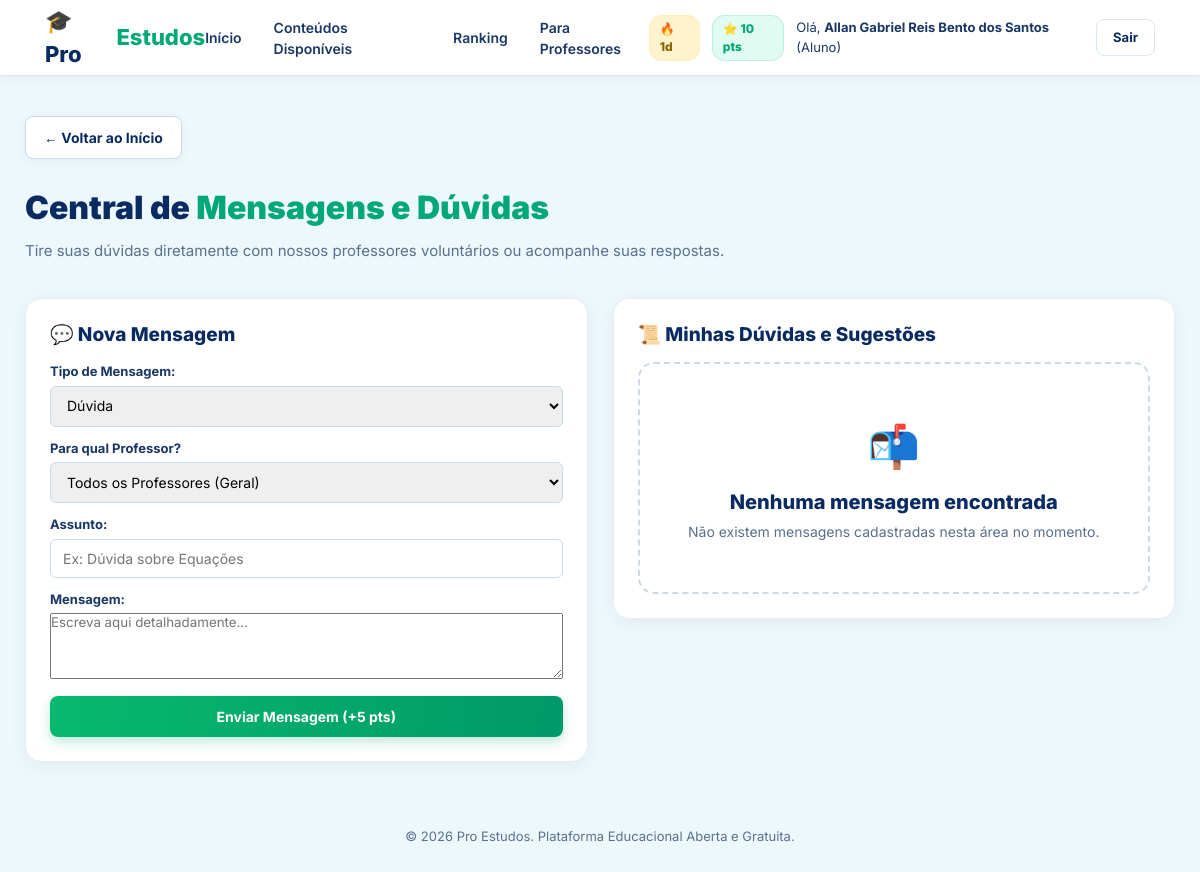
Before: /mensagens (signed in) with the older database file.
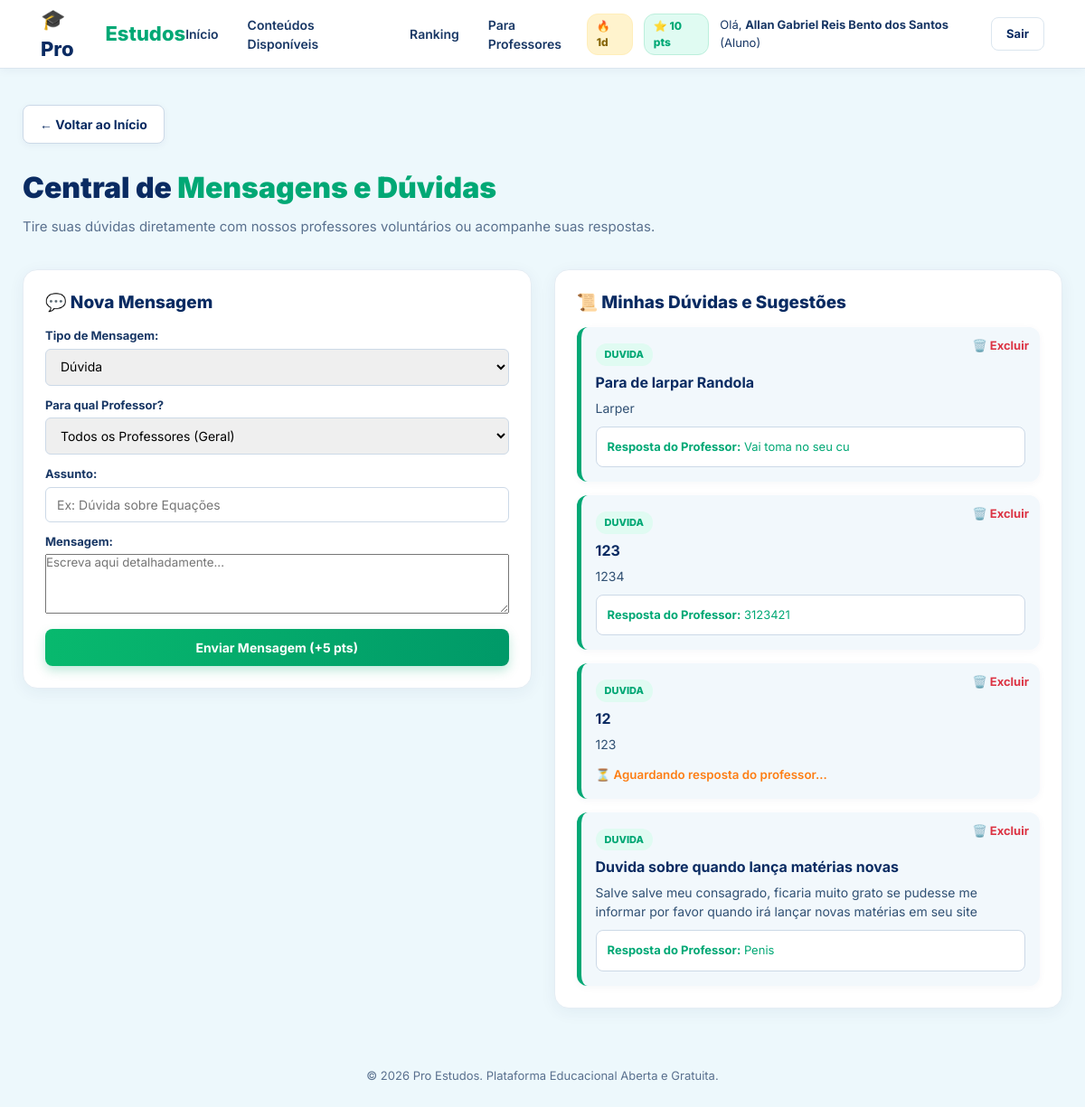
After: the same page with the newer database file.
### app.py (models this page shows)
class Aluno(db.Model):
    __tablename__ = 'aluno'
    id_aluno = db.Column(db.Integer, primary_key=True, autoincrement=True)
    nome = db.Column(db.String(100), nullable=False)
    nivel_diagnostico = db.Column(db.String(50), default='Não realizado')
    data_ultimo_acesso = db.Column(db.DateTime, default=datetime.utcnow)
    pontos = db.Column(db.Integer, default=10)
    sequencia_dias = db.Column(db.Integer, default=1)

class Usuario(db.Model):
    __tablename__ = 'usuario'
    id_usuario = db.Column(db.Integer, primary_key=True, autoincrement=True)
    email = db.Column(db.String(150), unique=True, nullable=False)
    senha = db.Column(db.String(255), nullable=False)
    perfil = db.Column(db.String(30), nullable=False)
    status = db.Column(db.String(20), nullable=False, default='Ativo')
    id_aluno = db.Column(db.Integer, db.ForeignKey('aluno.id_aluno'), nullable=True)
    id_professor = db.Column(db.Integer, db.ForeignKey('professor.id_professor'), nullable=True)
    aluno = db.relationship('Aluno', backref='usuario', uselist=False)
    professor = db.relationship('Professor', backref='usuario', uselist=False)

class Mensagem(db.Model):
    __tablename__ = 'mensagem'
    id_mensagem = db.Column(db.Integer, primary_key=True, autoincrement=True)
    id_aluno = db.Column(db.Integer, db.ForeignKey('aluno.id_aluno'), nullable=False)
    id_professor = db.Column(db.Integer, db.ForeignKey('professor.id_professor'), nullable=True)
    tipo = db.Column(db.String(20), nullable=False)
    assunto = db.Column(db.String(150), nullable=False)
    conteudo = db.Column(db.Text, nullable=False)
    resposta = db.Column(db.Text, nullable=True)
    data_envio = db.Column(db.DateTime, default=datetime.utcnow)
    aluno = db.relationship('Aluno', backref='mensagens')
    professor = db.relationship('Professor', backref='mensagens')

### app.py (the view)
@app.route('/mensagens')
def mensagens():
    usuario_logado, professores, mensagens_lista, ranking = obter_contexto_usuario()
    return render_template('mensagens.html', materias=MATERIAS, usuario=usuario_logado, professores=professores, mensagens=mensagens_lista)

### templates/mensagens.html (shortened to what this page needs)
{% extends 'base.html' %}
{% block content %}
<div class="materia-container">
    <a href="{{ url_for('index') }}" class="btn-voltar">
        ← Voltar ao Início
    </a>
    <div class="materia-header">
        <h1>Central de <span>Mensagens e Dúvidas</span></h1>
        <p>Tire suas dúvidas diretamente com nossos professores voluntários ou acompanhe suas respostas.</p>
    </div>
    <div style="display: grid; grid-template-columns: repeat(auto-fit, minmax(320px, 1fr)); gap: 25px; margin-top: 20px;">
        {% if usuario and usuario.perfil == 'aluno' %}
            <div class="card-conteudo" style="height: fit-content;">
                <h3>💬 Nova Mensagem</h3>
                <form id="formMensagemPagina" onsubmit="enviarMensagemPagina(event)" style="display: flex; flex-direction: column; gap: 12px; margin-top: 15px;">
                    <div class="form-group">
                        <label for="msg_tipo_pag">Tipo de Mensagem:</label>
                        <select id="msg_tipo_pag" required>
                            <option value="duvida">Dúvida</option>
                        </select>
                    </div>
                    <div class="form-group">
                        <label for="msg_prof_pag">Para qual Professor?</label>
                        <select id="msg_prof_pag">
                            <option value="">Todos os Professores (Geral)</option>
                        </select>
                    </div>
                    <div class="form-group">
                        <label for="msg_assunto_pag">Assunto:</label>
                        <input type="text" id="msg_assunto_pag" placeholder="Ex: Dúvida sobre Equações" required>
                    </div>
                    <div class="form-group">
                        <label for="msg_conteudo_pag">Mensagem:</label>
                        <textarea id="msg_conteudo_pag" rows="4" placeholder="Escreva aqui detalhadamente..." required></textarea>
                    </div>
                    <button type="submit" class="btn btn-primary" style="width: 100%; margin-top: 5px;">Enviar Mensagem (+5 pts)</button>
                </form>
            </div>
        {% endif %}
        <div style="grid-column: {% if usuario and usuario.perfil == 'aluno' %}auto{% else %}1 / -1{% endif %};">
            <div class="card-conteudo">
                <h3>
                    {% if usuario and usuario.perfil == 'aluno' %}
                        📜 Minhas Dúvidas e Sugestões
                    {% else %}
                        📥 Caixa de Mensagens Recebidas {% if usuario and usuario.perfil == 'admin' %}(Modo Administrador){% endif %}
                    {% endif %}
                </h3>
                <div style="margin-top: 15px; display: flex; flex-direction: column; gap: 15px;">
                    {% if not mensagens %}
                        <div class="empty-state">
                            <div class="empty-icon">📬</div>
                            <h3>Nenhuma mensagem encontrada</h3>
                            <p>Não existem mensagens cadastradas nesta área no momento.</p>
                        </div>
                    {% endif %}
                    {% for m in mensagens %}
                        <div style="background:#f2f8fc; padding:16px; border-radius:12px; border-left: 5px solid #00a875; position:relative; box-shadow: 0 2px 8px rgba(10,43,98,0.04);">
                            <button type="button" onclick="excluirMensagemPagina({{ m.id_mensagem }})" style="position: absolute; top: 12px; right: 12px; border: none; background: none; color: #dc3545; cursor: pointer; font-weight: 700; font-size: 13px;">
                                🗑️ Excluir
                            </button>
                            <div style="margin-bottom: 6px;">
                                <span class="badge-tipo">{{ m.tipo|upper }}</span>
                            </div>
                            <h4 style="font-size: 16px; color: #0a2b62; margin-bottom: 6px; padding-right: 70px;">{{ m.assunto }}</h4>
                            <p style="font-size: 14px; color: #315174; line-height: 1.5; margin-bottom: 10px;">{{ m.conteudo }}</p>
                            {% if m.resposta %}
                                <div style="background: #ffffff; padding: 12px; border-radius: 8px; border: 1px solid #ccd9e7; margin-top: 8px;">
                                    <p style="color: #00a875; font-size: 13px; margin: 0;">
                                        <strong>Resposta do Professor:</strong> {{ m.resposta }}
                                    </p>
                                </div>
                            {% else %}
                                {% if usuario and usuario.perfil in ['professor', 'admin'] %}
                                    <form onsubmit="responderMensagemPagina(event, {{ m.id_mensagem }})" style="margin-top: 10px; display: flex; gap: 8px;">
                                        <input type="text" id="resp_pag_{{ m.id_mensagem }}" placeholder="Escreva sua resposta..." required style="flex: 1; padding: 8px 12px; border: 1px solid #ccd9e7; border-radius: 6px; font-size: 13px;">
                                        <button type="submit" class="btn btn-primary btn-sm">Responder</button>
                                    </form>
                                {% else %}
                                    <small style="color: #fd7e14; font-weight: 600;">⏳ Aguardando resposta do professor...</small>
                                {% endif %}
                            {% endif %}
                        </div>
                    {% endfor %}
                </div>
            </div>
        </div>
    </div>
</div>
{% endblock %}

### templates/base.html (shortened to what this page needs)
<!DOCTYPE html>
<html lang="pt-BR">
<head>
    <link rel="stylesheet" href="{{ url_for('static', filename='css/styles.css') }}">
</head>
<body>
    <header class="topbar">
        <a href="{{ url_for('index') }}" class="logo">
            🎓 Pro<span>Estudos</span>
        </a>
        <nav class="nav-links">
            <a href="{{ url_for('index') }}">Início</a>
            <a href="{{ url_for('conteudos') }}">Conteúdos Disponíveis</a>
            <a href="{{ url_for('ver_ranking') }}">Ranking</a>
            <a href="{{ url_for('para_professores') }}">Para Professores</a>
        </nav>
        <div class="nav-actions">
            {% if usuario %}
                <div class="user-badge">
                    {% if usuario.perfil == 'aluno' and usuario.aluno %}
                        <span class="badge-streak" title="Sequência de Acessos Diários">🔥 {{ usuario.aluno.sequencia_dias or 1 }}d</span>
                        <span class="badge-points" title="Pontuação Geral">⭐ {{ usuario.aluno.pontos or 0 }} pts</span>
                    {% endif %}
                    <span>Olá, <strong>{% if usuario.aluno %}{{ usuario.aluno.nome }}{% else %}{{ usuario.email.split('@')[0] }}{% endif %}</strong> ({{ usuario.perfil|capitalize }})</span>
                    <a href="{{ url_for('logout') }}" class="btn btn-accent btn-sm">Sair</a>
                </div>
            {% else %}
                <button type="button" class="btn btn-primary btn-sm" onclick="openAuthModal('login')">Acessar Plataforma</button>
            {% endif %}
        </div>
    </header>
    <main class="main-content">
        {% block content %}{% endblock %}
    </main>
    <footer style="text-align: center; padding: 25px 20px; color: #59708e; font-size: 13px;">
        <p>&copy; 2026 Pro Estudos. Plataforma Educacional Aberta e Gratuita.</p>
    </footer>
</body>
</html>

### static/css/styles.css (style rules this page uses)
:root { --primary-navy: #0a2b62; --secondary-navy: #183765; --accent-green: #00a875; --green-gradient: linear-gradient(100deg, #08b96e, #009968); --navy-gradient: linear-gradient(100deg, #0a2b62, #183765); --bg-light: #edf8fc; --bg-card: #ffffff; --text-muted: #59708e; --border-color: #dbe6ef; }
* { box-sizing: border-box; margin: 0; padding: 0; }
html { scroll-behavior: smooth; }
body { font-family: 'Inter', Arial, sans-serif; color: var(--primary-navy); background: var(--bg-light); line-height: 1.5; }
button, input, select, textarea { font-family: inherit; }
.topbar { height: 76px; display: flex; align-items: center; justify-content: space-between; padding: 0 45px; background: #ffffff; border-bottom: 1px solid var(--border-color); box-shadow: 0 2px 10px rgba(10, 43, 98, 0.05); position: sticky; top: 0; z-index: 1000; }
.logo { display: flex; align-items: center; gap: 8px; font-size: 22px; font-weight: 800; color: var(--primary-navy); text-decoration: none; }
.logo span { color: var(--accent-green); }
.topbar .nav-links { display: flex; align-items: center; gap: 32px; }
.topbar .nav-links a { text-decoration: none; color: var(--secondary-navy); font-size: 14px; font-weight: 600; transition: color 0.2s ease; }
.nav-actions { display: flex; align-items: center; gap: 15px; }
.user-badge { display: flex; align-items: center; gap: 12px; font-size: 13px; color: var(--secondary-navy); }
.badge-streak { background: #fff3cd; color: #856404; border: 1px solid #ffeeba; padding: 4px 10px; border-radius: 12px; font-weight: 800; font-size: 12px; }
.badge-points { background: #e0fbf2; color: var(--accent-green); border: 1px solid #bcefdc; padding: 4px 10px; border-radius: 12px; font-weight: 800; font-size: 12px; }
.btn { border: 0; border-radius: 8px; font-weight: 700; padding: 12px 24px; display: inline-flex; align-items: center; justify-content: center; gap: 10px; cursor: pointer; transition: transform 0.2s, filter 0.2s; text-decoration: none; font-size: 14px; }
.btn-primary { background: var(--green-gradient); color: white; box-shadow: 0 5px 12px rgba(0, 168, 112, 0.25); }
.btn-accent { background: white; color: var(--primary-navy); border: 1px solid var(--border-color); }
.btn-sm { padding: 8px 16px; font-size: 13px; border-radius: 8px; }
.materia-container { max-width: 1200px; margin: 0 auto; padding: 40px 25px; }
.btn-voltar { display: inline-flex; align-items: center; gap: 8px; background: #ffffff; color: var(--primary-navy); padding: 10px 18px; border-radius: 8px; border: 1px solid #ccd9e7; text-decoration: none; font-weight: 700; font-size: 14px; margin-bottom: 25px; box-shadow: 0 2px 8px rgba(10, 43, 98, 0.05); transition: all 0.2s ease; }
.materia-header { margin-bottom: 35px; }
.materia-header h1 { font-size: 32px; font-weight: 900; color: var(--primary-navy); margin-bottom: 8px; }
.materia-header h1 span { color: var(--accent-green); }
.materia-header p { color: var(--text-muted); font-size: 15px; }
.card-conteudo { background: #ffffff; padding: 24px; border-radius: 16px; border: 1px solid #e5edf4; box-shadow: 0 4px 18px rgba(19, 59, 96, 0.06); display: flex; flex-direction: column; justify-content: space-between; transition: transform 0.2s ease, box-shadow 0.2s ease; }
.badge-tipo { display: inline-block; background: #e0fbf2; color: var(--accent-green); font-size: 11px; font-weight: 800; padding: 4px 10px; border-radius: 12px; text-transform: uppercase; }
.card-conteudo h3 { font-size: 19px; color: var(--primary-navy); font-weight: 800; line-height: 1.3; }

### templates/base.html (style rules this page uses)
.form-group { display: flex; flex-direction: column; gap: 4px; }
.form-group label { font-size: 13px; font-weight: 700; color: #183765; }
.form-group input, .form-group select { padding: 10px 12px; border: 1px solid #ccd9e7; border-radius: 6px; font-size: 14px; outline: none; font-family: inherit; }
.user-badge { display: flex; align-items: center; gap: 12px; font-size: 13px; color: #183765; }

Changed rows visible on the page:
added Mensagem: tipo "DUVIDA", assunto "Para de larpar Randola", conteudo "Larper", resposta "Vai toma no seu cu"
added Mensagem: tipo "DUVIDA", assunto "123", conteudo "1234", resposta "3123421"
added Mensagem: tipo "DUVIDA", assunto "12", conteudo "123", shows "⏳ Aguardando resposta do professor..."
added Mensagem: tipo "DUVIDA", assunto "Duvida sobre quando lança matérias novas", conteudo "Salve salve meu consagrado, ficaria muito grato se pudesse me informar por favor quando irá lançar novas matérias em seu site", resposta "Penis"
Other visible differences:
text no longer shown: "📬 Nenhuma mensagem encontrada Não existem mensagens cadastradas nesta área no momento."
